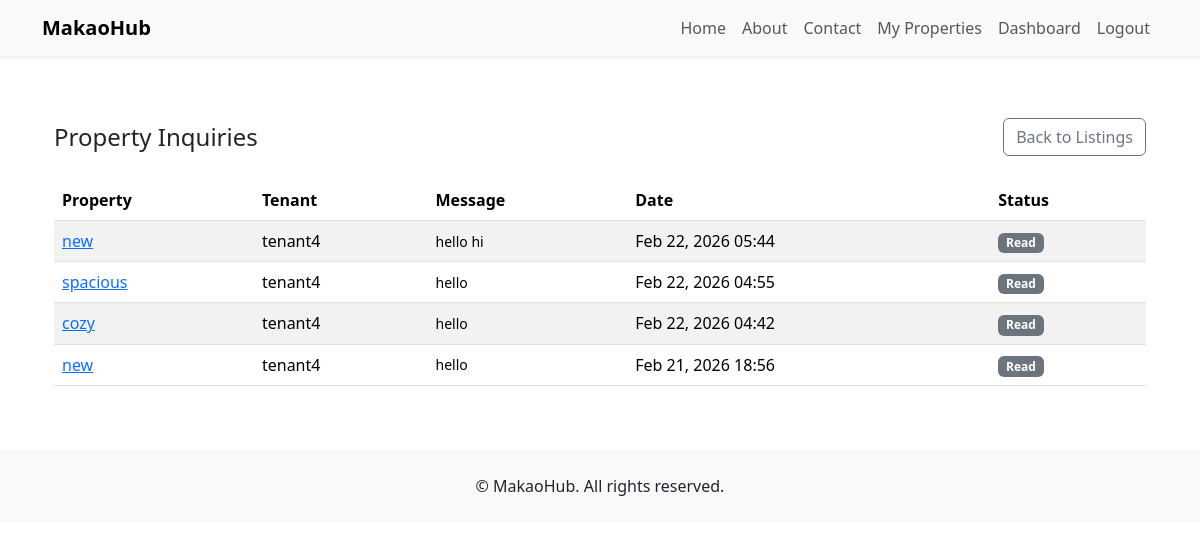
The page /properties/landlord/inquiries/ (signed in) on the database its author committed.
### properties/models.py (models this page shows, shortened)
class PropertyInquiry(models.Model):
	INQUIRY_STATUS_CHOICES = (
		('pending', 'Pending'),
		('responded', 'Responded'),
		('closed', 'Closed'),
	)
	property = models.ForeignKey(
		Property, on_delete=models.CASCADE, related_name="inquiries"
	)
	tenant = models.ForeignKey(
		settings.AUTH_USER_MODEL,
		on_delete=models.CASCADE,
		related_name="property_inquiries",
		help_text=_("Tenant who submitted the inquiry."),
	)
	inquirer = models.ForeignKey(
		settings.AUTH_USER_MODEL,
		on_delete=models.CASCADE,
		related_name="inquiries",
		help_text=_("User who submitted the inquiry (should be a tenant)."),
		null=True,
		blank=True,
	)
	inquirer_role = models.CharField(
		max_length=20,
		choices=[('tenant', 'Tenant'), ('landlord', 'Landlord')],
		help_text=_("Role of inquirer at time of submission."),
		null=True,
		blank=True,
	)
	name = models.CharField(max_length=200, blank=True, default="")
	email = models.EmailField(blank=True, default="")
	message = models.TextField()
	is_read = models.BooleanField(default=False)
	status = models.CharField(
		max_length=20,
		choices=INQUIRY_STATUS_CHOICES,
		default='pending',
	)
	created_at = models.DateTimeField(auto_now_add=True)
	updated_at = models.DateTimeField(auto_now=True)
	class Meta:
		ordering = ["-created_at"]

class Property(models.Model):
	class PropertyType(models.TextChoices):
		BEDSITTER = "bedsitter", _("Bedsitter")
		SINGLE_ROOM = "single_room", _("Single room")
		ONE_BEDROOM = "one_bedroom", _("1-bedroom")
		HOSTEL = "hostel", _("Hostel")
		SHARED = "shared", _("Shared")
	class Neighborhood(models.TextChoices):
		MACHAKOS_CBD = "machakos_cbd", _("Machakos CBD")
		MIKUYUNI = "mikuyuni", _("Mikuyuni")
		MATUNGULU = "matungulu", _("Matungulu")
		KANGUNDO = "kangundo", _("Kangundo")
		KIAMBU = "kiambu", _("Kiambu")
		OTHER = "other", _("Other")
	landlord = models.ForeignKey(
		settings.AUTH_USER_MODEL,
		on_delete=models.CASCADE,
		related_name="properties",
		help_text=_("The landlord (owner) who listed this property."),
	)
	title = models.CharField(max_length=200)
	property_type = models.CharField(
		max_length=32, choices=PropertyType.choices, default=PropertyType.BEDSITTER
	)
	location = models.CharField(
		max_length=255,
		help_text=_("Address or description of where the property is located (e.g. Machakos Town)."),
	)
	neighborhood = models.CharField(
		max_length=32,
		choices=Neighborhood.choices,
		default=Neighborhood.MACHAKOS_CBD,
		help_text=_("Neighborhood or area in Machakos."),
	)
	nearby_shopping_center = models.CharField(
		max_length=255,
		blank=True,
		help_text=_("Nearest shopping center or landmark."),
	)
	monthly_rent = models.DecimalField(
		max_digits=10, decimal_places=2, help_text=_("Monthly rent in Kenyan Shillings (KES).")
	)
	description = models.TextField(blank=True)
	is_available = models.BooleanField(default=True)
	is_featured = models.BooleanField(default=False)
	featured_until = models.DateTimeField(null=True, blank=True)
	latitude = models.DecimalField(max_digits=9, decimal_places=6, null=True, blank=True)
	longitude = models.DecimalField(max_digits=9, decimal_places=6, null=True, blank=True)
	video = models.FileField(
		upload_to="property_videos/",
		blank=True,
		null=True,
		help_text=_("Upload a short video of the property (optional)."),
	)
	created_at = models.DateTimeField(auto_now_add=True)
	updated_at = models.DateTimeField(auto_now=True)
	objects = PropertyManager()
	class Meta:
		ordering = ["-created_at"]

### properties/views.py (the view)
# urls.py: path("landlord/inquiries/", views.landlord_inquiries, name="landlord_inquiries"),
@login_required
@landlord_required
def landlord_inquiries(request):
	inquiries = (
		PropertyInquiry.objects.filter(property__landlord=request.user)
		.select_related("property", "tenant")
		.order_by("-created_at")
	)
	inquiries.filter(is_read=False).update(is_read=True)
	return render(
		request,
		"properties/landlord_inquiries.html",
		{
			"inquiries": inquiries,
		},
	)

### properties/templates/properties/landlord_inquiries.html (shortened to what this page needs)
{% extends "base.html" %}
{% block content %}
<div class="my-5">
  <div class="container">
    <div class="d-flex justify-content-between align-items-center mb-4">
      <h1 class="h4 mb-0">Property Inquiries</h1>
      <a href="{% url 'properties:list' %}" class="btn btn-outline-secondary">Back to Listings</a>
    </div>
    {% if inquiries %}
      <div class="table-responsive">
        <table class="table table-striped align-middle">
          <thead>
            <tr>
              <th>Property</th>
              <th>Tenant</th>
              <th>Message</th>
              <th>Date</th>
              <th>Status</th>
            </tr>
          </thead>
          <tbody>
            {% for inquiry in inquiries %}
              <tr>
                <td>
                  <a href="{% url 'properties:detail' inquiry.property.id %}">
                    {{ inquiry.property.title }}
                  </a>
                </td>
                <td>{{ inquiry.name|default:inquiry.tenant.username }}</td>
                <td class="small" style="max-width: 320px;">{{ inquiry.message|linebreaksbr }}</td>
                <td>{{ inquiry.created_at|date:"M d, Y H:i" }}</td>
                <td>
                  {% if inquiry.is_read %}
                    <span class="badge bg-secondary">Read</span>
                  {% else %}
                    <span class="badge bg-success">New</span>
                  {% endif %}
                </td>
              </tr>
            {% endfor %}
          </tbody>
        </table>
      </div>
    {% else %}
      <div class="alert alert-info">
        No inquiries yet.
      </div>
    {% endif %}
  </div>
</div>
{% endblock %}

### templates/base.html (style rules this page uses)
body { padding-top: 70px; }

### rows shown on the page
PropertyInquiry: property "new", name "tenant4", message "hello hi", created_at "Feb 22, 2026 05:44", is_read "Read"
PropertyInquiry: property "spacious", name "tenant4", message "hello", created_at "Feb 22, 2026 04:55", is_read "Read"
PropertyInquiry: property "cozy", name "tenant4", message "hello", created_at "Feb 22, 2026 04:42", is_read "Read"
PropertyInquiry: property "new", name "tenant4", message "hello", created_at "Feb 21, 2026 18:56", is_read "Read"
